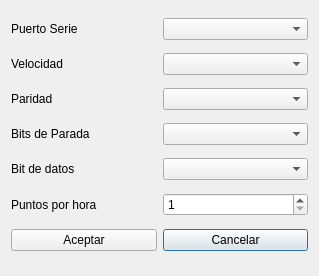
<?xml version="1.0" encoding="UTF-8"?>
<ui version="4.0">
 <class>SerialConfig</class>
 <widget class="QDialog" name="SerialConfig">
  <property name="windowModality">
   <enum>Qt::WindowModal</enum>
  </property>
  <property name="geometry">
   <rect>
    <x>0</x>
    <y>0</y>
    <width>319</width>
    <height>276</height>
   </rect>
  </property>
  <property name="windowTitle">
   <string>Dialog</string>
  </property>
  <property name="modal">
   <bool>true</bool>
  </property>
  <layout class="QGridLayout" name="gridLayout">
   <item row="2" column="0">
    <widget class="QLabel" name="lb_parity">
     <property name="text">
      <string>Paridad</string>
     </property>
    </widget>
   </item>
   <item row="3" column="1">
    <widget class="QComboBox" name="cb_stopbits"/>
   </item>
   <item row="3" column="0">
    <widget class="QLabel" name="lb_stopbits">
     <property name="text">
      <string>Bits de Parada</string>
     </property>
    </widget>
   </item>
   <item row="0" column="0">
    <widget class="QLabel" name="lb_port">
     <property name="text">
      <string>Puerto Serie</string>
     </property>
    </widget>
   </item>
   <item row="0" column="1">
    <widget class="QComboBox" name="cb_port"/>
   </item>
   <item row="2" column="1">
    <widget class="QComboBox" name="cb_parity"/>
   </item>
   <item row="1" column="1">
    <widget class="QComboBox" name="cb_baudrate"/>
   </item>
   <item row="4" column="0">
    <widget class="QLabel" name="lb_bytesize">
     <property name="text">
      <string>Bit de datos</string>
     </property>
    </widget>
   </item>
   <item row="6" column="1">
    <widget class="QPushButton" name="pb_cancel">
     <property name="text">
      <string>Cancelar</string>
     </property>
    </widget>
   </item>
   <item row="4" column="1">
    <widget class="QComboBox" name="cb_bytesize"/>
   </item>
   <item row="1" column="0">
    <widget class="QLabel" name="lb_baudrate">
     <property name="text">
      <string>Velocidad </string>
     </property>
    </widget>
   </item>
   <item row="6" column="0">
    <widget class="QPushButton" name="pb_accept">
     <property name="text">
      <string>Aceptar</string>
     </property>
    </widget>
   </item>
   <item row="5" column="0">
    <widget class="QLabel" name="lb_puntos">
     <property name="text">
      <string>Puntos por hora</string>
     </property>
    </widget>
   </item>
   <item row="5" column="1">
    <widget class="QSpinBox" name="sb_puntos">
     <property name="minimum">
      <number>1</number>
     </property>
     <property name="maximum">
      <number>60</number>
     </property>
    </widget>
   </item>
  </layout>
 </widget>
 <resources/>
 <connections/>
</ui>
